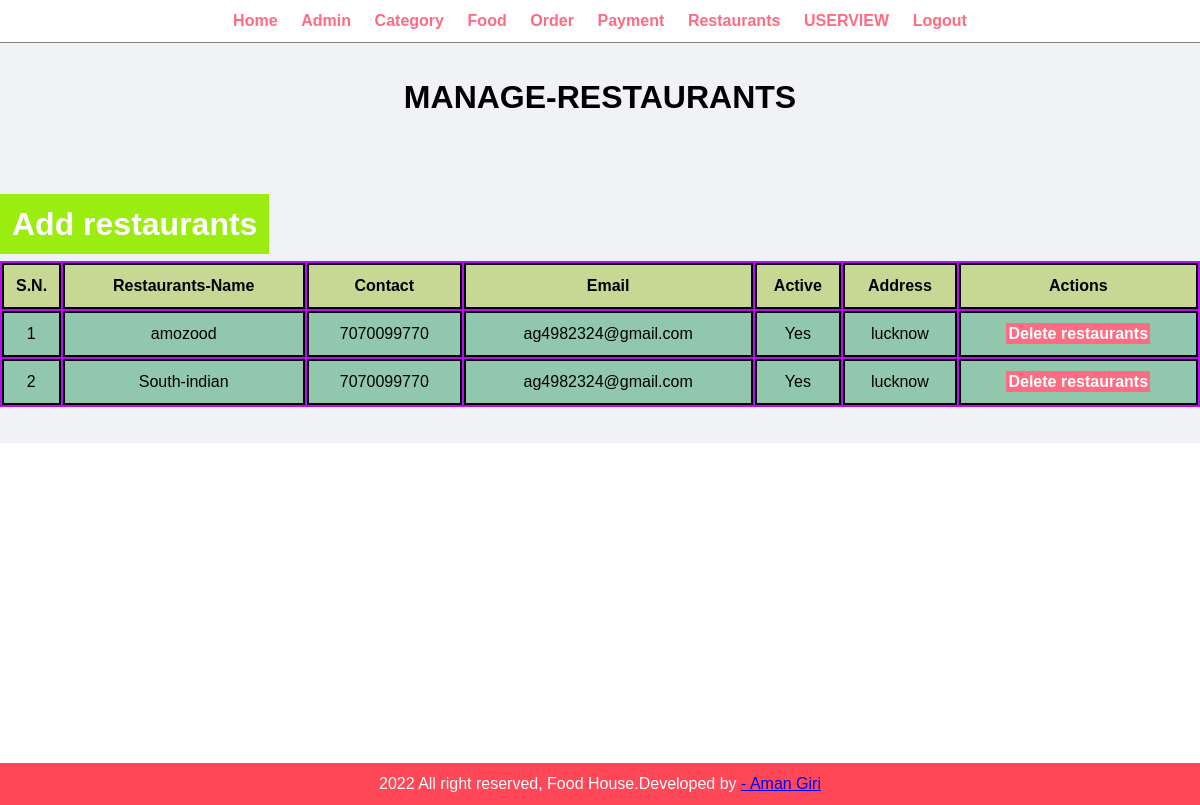
Page /admin/manage-restaurants.php (signed in) on the committed database.
### tables this page shows
CREATE TABLE `tbl_restaurants` (
  `id` int(11) NOT NULL,
  `r_name` varchar(200) NOT NULL,
  `r_email` varchar(200) NOT NULL,
  `r_contact` varchar(50) NOT NULL,
  `active` varchar(10) NOT NULL,
  `r_address` varchar(255) NOT NULL
);

### admin/manage-restaurants.php (the view, shortened to what this page needs)
    <?php include('partials/menu.php'); ?>
<div class="admin">
<div class="main-content">
    <h1 class="text-center">MANAGE-RESTAURANTS</h1>
    <br><br>
    <br><br><br>
    <a href="add-rest.php" class="btn-primary">Add restaurants</a>
    <br><br>
    <div class="table-box">
      <table >
      <tr>
        <th class="item-hed">S.N.</th>
        <th class="item-hed"> Restaurants-Name</th>
        <th class="item-hed">Contact</th>
        <th class="item-hed">Email</th>
        <th class="item-hed">Active</th>
        <th class="item-hed">Address</th>
        <th class="item-hed"-hed colspan=2>Actions</th>
      </tr>
      <?Php
       $sql ="SELECT * FROM tbl_restaurants";
       $res = mysqli_query($conn,$sql);
       $sn=1;
       if($res==TRUE){
         $count =mysqli_num_rows($res);
         if($count>0){
           while($rows=mysqli_fetch_assoc($res)){
             $id=$rows['id'];
             $r_name=$rows['r_name'];
             $r_contact=$rows['r_contact'];
             $r_email=$rows['r_email'];
             $active=$rows['active'];
             $r_address=$rows['r_address'];
             ?>
               <tr>
               <td class="item"><?php echo $sn++?></td>
               <td class="item"><?php echo $r_name?></td>
               <td class="item"><?php echo $r_contact?></td>
               <td class="item"><?php echo $r_email?></td>
               <td class="item"><?php echo $active?></td>
               <td class="item"><?php echo $r_address?></td>
                <td class="item">
                <a href="<?php echo SITEURL;?>admin/delete-rest.php?id=<?php echo $id; ?>" class="btn-denger">Delete restaurants </a>
                </td>
              </tr>
             <?php
           }
         }
       }
      ?>
    </table>
    </div>
  </div>
</div>
<?php include('partials/footer.php'); ?>

### admin/partials/menu.php (shortened to what this page needs)
<html>
    <head>
        <link rel="stylesheet" href="../css/admin.css">
        <link rel="stylesheet" href="https://cdnjs.cloudflare.com/ajax/libs/font-awesome/5.15.2/css/all.min.css">
        <link rel="stylesheet" href="https://unpkg.com/aos@next/dist/aos.css">
    </head>
    <body>
<div class="menu text-center">
    <div class ="wrapper">
      <ul>
            <li><a href="index.php">Home</a></li>
            <li><a href="mange-admin.php">Admin</a></li>
            <li><a href="manage-category.php">Category</a></li>
            <li><a href="manage-food.php">Food</a></li>
            <li><a href="manage-order.php">Order</a></li>
            <li><a href="manage-price.php">Payment</a></li>
            <li><a href="manage-restaurants.php">Restaurants</a></li>
            <li> <a href="<?php echo SITEURL;?>">USERVIEW</a></li>
            <li><a href="logout.php">Logout</a></li>
        </ul>
   </div>
</div>

### admin/partials/footer.php
<div class="footer">
   <div class ="wrapper">
     <p class="text-center">2022 All right reserved, Food House.Developed by <a href="a"> - Aman Giri</p>
  </div>
</div>
    </body>
</html>

### css/admin.css (style rules this page uses)
* { margin: 0; padding: 0; font-family: Arial, Helvetica, sans-serif; }
.wrapper { padding: 1%; width: 80%; margin: 0 auto; }
.text-center { text-align: center; }
table tr th { border-bottom: 1px solid black; padding: 1%; text-align: left; }
table tr td { padding: 1%; }
.btn-primary { background-color: #9bec0f; padding: 1%; font-size: 2em; color: white; text-decoration: none; font-weight: bold; cursor: pointer; }
.btn-denger { background-color: #ff6b81; padding: 1%; color: white; text-decoration: none; font-weight: bold; }
.menu { border-bottom: 1px solid gray ; text-align: center; }
.menu ul { list-style-type: none; }
.menu ul li { display: inline; padding: 1%; }
.menu ul li a { text-decoration: none; font-weight: bold; color: #ff6b81; }
.main-content { background-color: #f1f2f6; padding: 3% 0; }
.table-box { display: grid; background-color: hsl(284, 94%, 51%); grid-column-gap:9px ; }
.item { background-color: rgb(145, 199, 173); border: 2px solid ; text-align: center; }
.item-hed { background-color:rgb(199, 216, 148); border: 2px solid ; text-align: center; }
.admin { min-height: 90vh; min-width: 100vw; }
.footer { background-color: #ff4757; color:white ; }

### rows in the picture
tbl_restaurants: r_name "amozood", r_contact "7070099770", r_email "ag4982324@gmail.com", active "Yes", r_address "lucknow"
tbl_restaurants: r_name "South-indian", r_contact "7070099770", r_email "ag4982324@gmail.com", active "Yes", r_address "lucknow"
